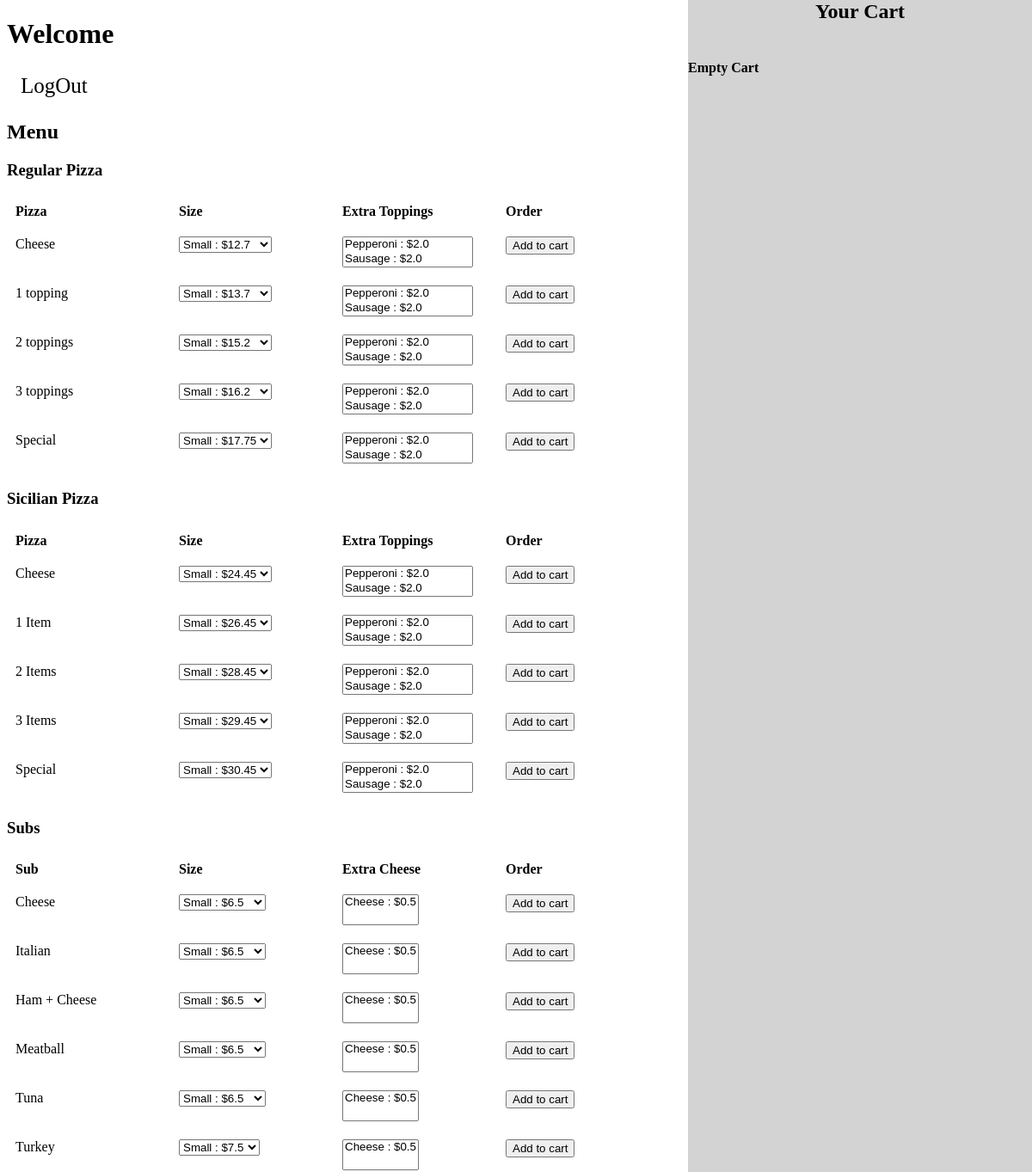
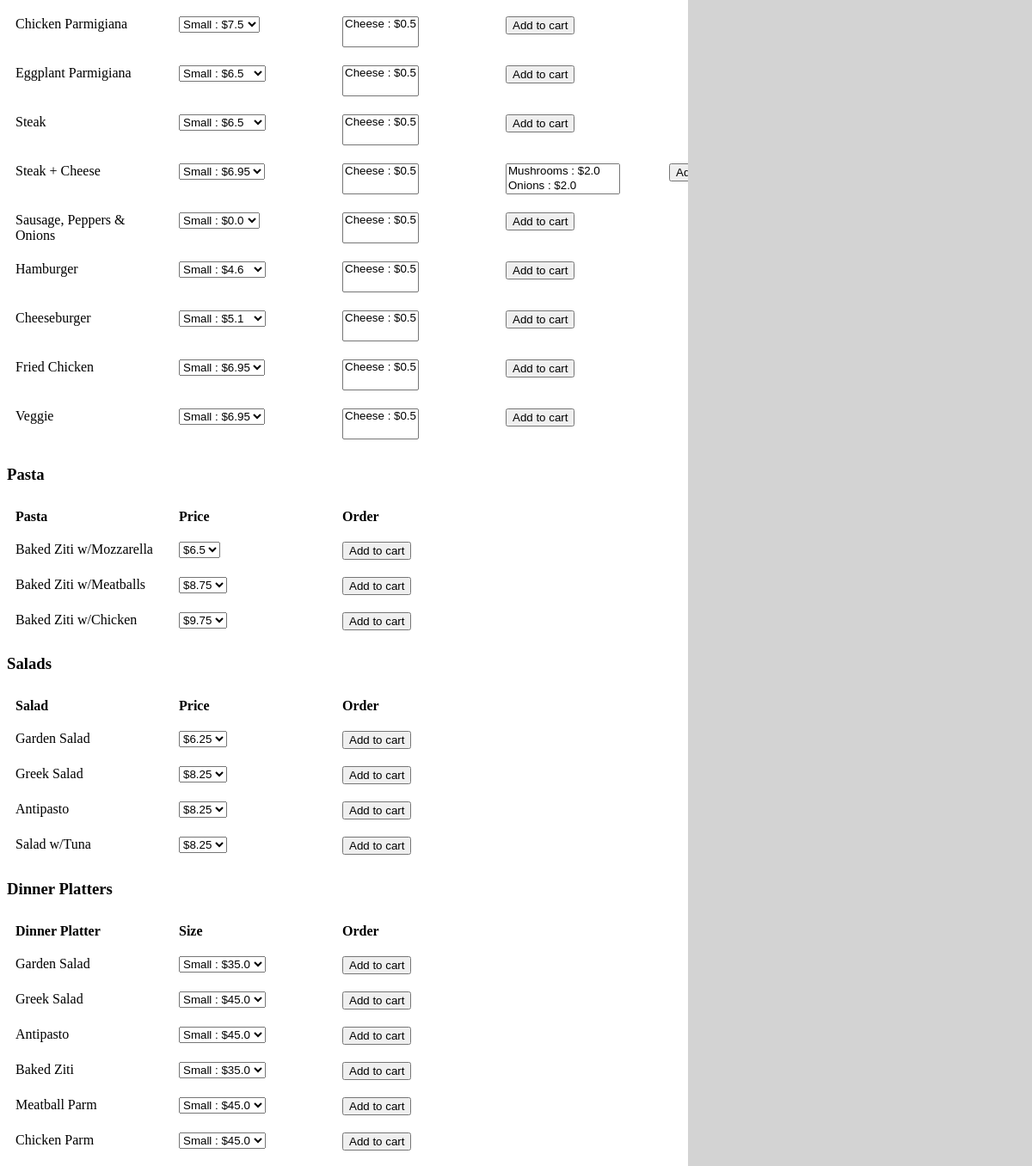
The app's page / (signed in) with its own data (2 pictures, top to bottom).
### orders/models.py (models this page shows, shortened)
class Item(models.Model):
	name = models.CharField(max_length=64)
	category = models.ForeignKey(Category, on_delete=models.CASCADE, related_name="itemname")
	price_small = models.FloatField(default=0)
	price_large = models.FloatField(default=0)

### orders/views.py (the view)
# urls.py: path("", views.index, name="index"),
def index(request):
	if not request.user.is_authenticated:
		return render(request, "orders/login.html", {"message": None})
	regularpizza = Category.objects.get(pk="Regular Pizza")
	sicilianpizza = Category.objects.get(pk="Sicilian Pizza")
	sub = Category.objects.get(pk="Subs")
	pasta = Category.objects.get(pk="Pasta")
	salad = Category.objects.get(pk="Salads")
	platter = Category.objects.get(pk="Dinner Platters")
	fname = request.user.first_name
	print(f"User is: {fname}")
	cart = Cart.objects.filter(user=fname)
	print(f"cart is this: {cart}")
	user_cart = []
	total = 0
	for c in cart:
		user_cart.append(c)
		total += c.grand_total
	print(user_cart)
	order = Order.objects.filter(customer=fname)
	print(f"order is {order}")
	context = {
		"user": request.user,
		"regularpizzas": regularpizza.itemname.all(),
		"sicilianpizzas": sicilianpizza.itemname.all(),
		"subs": sub.itemname.all(),
		"pastas": pasta.itemname.all(),
		"salads": salad.itemname.all(),
		"platters": platter.itemname.all(),
		"toppings": Topping.objects.all(),
		"user_cart": user_cart,
		"total": total,
		"order": order,
	}
	return render(request, "orders/menu.html", context)

### orders/templates/orders/menu.html (shortened to what this page needs)
<!DOCTYPE html>
<html>
	<head>
	</head>
	<body>
	<h1> Welcome {{ user.first_name }}</h1>
	<div class="logout-btn">
		<a href="{% url 'logout' %}">LogOut</a>
	</div>
	<h2>Menu</h2>
	<h3>Regular Pizza</h3>
	<div class="row">
		<div class="column"><b>Pizza</b></div>
		<div class="column"><b>Size</b></div>
		<div class="column"><b>Extra Toppings</b></div>
		<div class="column"><b>Order</b></div>
	</div>
	{% for regularpizza in regularpizzas %}
		<form action="{% url 'cart' regularpizza.id %}" method="post">
			<div class="row">
				<div class="column">{{ regularpizza.name }}</div>
				<div class="column">
					<select name="price">
						<option value="{{ regularpizza.price_small }}">Small : ${{ regularpizza.price_small }}</option>
					</select>
				</div>
				<div class="column">
					<select name="toppings" size="2" multiple>
						{% for topping in toppings %}
							<option value="{{ topping.id }}">{{topping.name}} : ${{topping.rate }}</option>
						{% endfor %}
					</select>
				</div>
				<div class="column"><input type="submit" value="Add to cart"/></div>
			</div>
		</form>
	{% endfor %}
	<h3>Sicilian Pizza</h3>
	<div class="row">
		<div class="column"><b>Pizza</b></div>
		<div class="column"><b>Size</b></div>
		<div class="column"><b>Extra Toppings</b></div>
		<div class="column"><b>Order</b></div>
	</div>
	{% for sicilianpizza in sicilianpizzas %}
		<form action="{% url 'cart' sicilianpizza.id %}" method="post">
			<div class="row">
				<div class="column">{{ sicilianpizza.name }}</div>
				<div class="column">
					<select name="price">
						<option value="{{ sicilianpizza.price_small }}">Small : ${{ sicilianpizza.price_small }}</option>
					</select>
				</div>
				<div class="column">
					<select name="toppings" size="2" multiple>
						{% for topping in toppings %}
							<option value="{{ topping.id }}">{{topping.name}} : ${{topping.rate }}</option>
						{% endfor %}
					</select>
				</div>
				<div class="column"><input type="submit" value="Add to cart"/></div>
			</div>
		</form>
	{% endfor %}
	<h3>Subs</h3>
	<div class="row">
		<div class="column"><b>Sub</b></div>
		<div class="column"><b>Size</b></div>
		<div class="column"><b>Extra Cheese</b></div>
		<div class="column"><b>Order</b></div>
	</div>
	{% for sub in subs %}
		<form action="{% url 'cart' sub.id %}" method="post">
			<div class="row">
				<div class="column">{{ sub.name }}</div>
				<div class="column">
					<select name="price">
						<option value="{{ sub.price_small }}">Small : ${{ sub.price_small }}</option>
					</select>
				</div>
				<div class="column">
					<select name="toppings" size="2" multiple>
						{% for topping in toppings %}
							{% if topping.name == "Cheese" %}
								<option value="{{ topping.id }}">{{topping.name}} : ${{topping.rate }}</option>
							{% endif %}
						{% endfor %}
					</select>
				</div>
				{% if sub.name == "Steak + Cheese" %}
					<div class="column">
						<select name="toppings" size="2" multiple> <b>Extra option</b>
							{% for topping in toppings %}
								{% if topping.name == "Mushrooms" or topping.name == "Green Peppers" or topping.name == "Onions" %}
								<option value="{{ topping.id }}">{{topping.name}} : ${{topping.rate }}</option>
								{% endif %}
							{% endfor %}
						</select>
					</div>
				{% endif %}
				<div class="column"><input type="submit" value="Add to cart"></div>
			</div>
		</form>
	{% endfor %}
	<h3>Pasta</h3>
	<div class="row">
		<div class="column"><b>Pasta</b></div>
		<div class="column"><b>Price</b></div>
		<div class="column"><b>Order</b></div>
	</div>
	{% for pasta in pastas %}
		<form action="{% url 'cart' pasta.id %}" method="post">
			<div class="row">
				<div class="column">{{ pasta.name }}</div>
				<div class="column">
					<select name="price">
						<option value="{{ pasta.price_small }}">${{ pasta.price_small }}</option>
					</select>
				</div>
				<div class="column"><input type="submit" value="Add to cart"></div>
			</div>
		</form>
	{% endfor %}
	<h3>Salads</h3>
	<div class="row">
		<div class="column"><b>Salad</b></div>
		<div class="column"><b>Price</b></div>
		<div class="column"><b>Order</b></div>
	</div>
	{% for salad in salads %}
		<form action="{% url 'cart' salad.id %}" method="post">
			<div class="row">
				<div class="column">{{ salad.name }}</div>
				<div class="column">
					<select name="price">
						<option value="{{ salad.price_small }}">${{ salad.price_small }}</option>
					</select>
				</div>
				<div class="column"><input type="submit" value="Add to cart"></div>
			</div>
		</form>
	{% endfor %}
	<h3>Dinner Platters</h3>
	<div class="row">
		<div class="column"><b>Dinner Platter</b></div>
		<div class="column"><b>Size</b></div>
		<div class="column"><b>Order</b></div>
	</div>
	{% for platter in platters %}
		<form action="{% url 'cart' platter.id %}" method="post">
			<div class="row">
				<div class="column">{{ platter.name }}</div>
				<div class="column">
					<select name="price">
						<option value="{{ platter.price_small }}">Small : ${{ platter.price_small }}</option>
					</select>
				</div>
				<div class="column"><input type="submit" value="Add to cart"></div>
			</div>
		</form>
	{% endfor %}
	<div class="cart">
		<h2 align="center" id="cartheader">Your Cart</h2>
		{% if user_cart %}
			<ol>
				{% for c in user_cart %}
				<li><div><p><b>{{c.item.category}}: {{ c.item.name }} | Base Price: ${{ c.base_price }}</b></p></div>
				<div>
					<ul>
						{% for topping in c.topping.all %}
							<li><p> Extra Item : {{ topping.name }} | Extra charge : ${{ topping.rate }}<p></li>
						{% empty %}
							<p> <br></p>
						{% endfor %}
					</ul>
				</div>
				{% endfor %}
				</li>
			</ol>
			<form action="{% url 'order' %}" method="post" id="orderdetails">
				{% csrf_token %}
				<div><b>Total costs: ${{ total }}</b></div>
				<input id="order-btn" type="submit" value="Order">
			</form>
		{% else %}
			<div><b>Empty Cart</b></div>
		{% endif %}
	</div>
	</body>
</html>

### orders/templates/orders/menu.html (style rules this page uses)
.column { float: left; padding: 10px; width: 170px; }
.row { content: ""; display: table; clear: both; }
.cart { height: 100%; width: 400px; padding-top: 70px; position: fixed; z-index: 1; top: 0; right: 0; background-color: lightgray; overflow-x: hidden; }
.logout-btn a { padding: 6px 8px 6px 16px; text-decoration: none; font-size: 25px; color: black; display: block; }
#cartheader { margin-top: 0px; width: 400px; background-color: lightgray; position: fixed; z-index: 1; top: 0; }

### records on screen
Item: name "Cheese"
Item: name "1 topping"
Item: name "2 toppings"
Item: name "3 toppings"
Item: name "Special"
Item: name "Cheese"
Item: name "1 Item"
Item: name "2 Items"
Item: name "3 Items"
Item: name "Special"
Item: name "Cheese"
Item: name "Italian"
Item: name "Ham + Cheese"
Item: name "Meatball"
Item: name "Tuna"
Item: name "Turkey"
Item: name "Chicken Parmigiana"
Item: name "Eggplant Parmigiana"
Item: name "Steak"
Item: name "Steak + Cheese"
Item: name "Sausage, Peppers & Onions"
Item: name "Hamburger"
Item: name "Cheeseburger"
Item: name "Fried Chicken"
Item: name "Veggie"
Item: name "Baked Ziti w/Mozzarella"
Item: name "Baked Ziti w/Meatballs"
Item: name "Baked Ziti w/Chicken"
Item: name "Garden Salad"
Item: name "Greek Salad"
Item: name "Antipasto"
Item: name "Salad w/Tuna"
Item: name "Garden Salad"
Item: name "Greek Salad"
Item: name "Antipasto"
Item: name "Baked Ziti"
Item: name "Meatball Parm"
Item: name "Chicken Parm"
